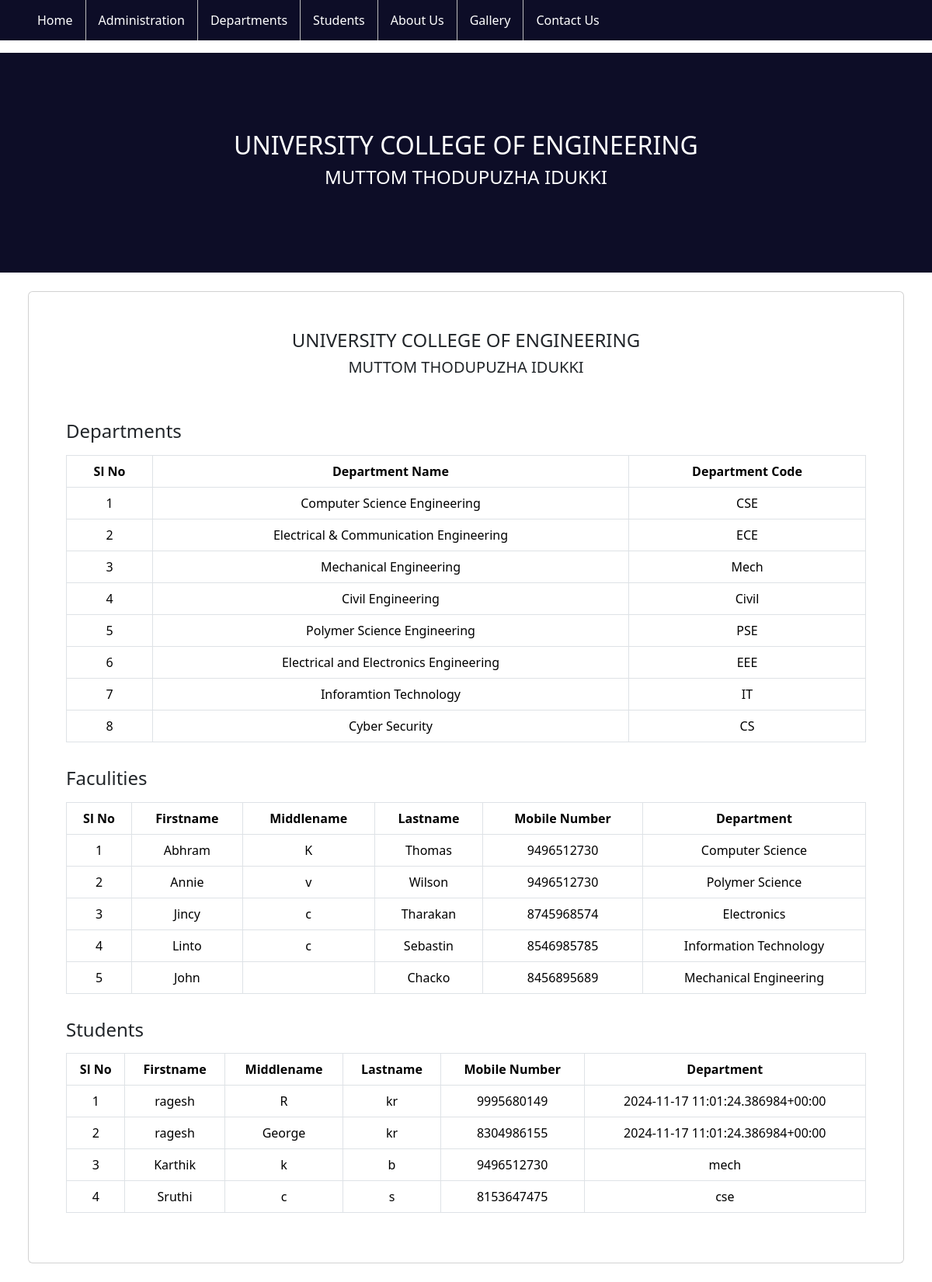
The app's page /aboutus with its own data.
### school/models.py (models this page shows)
class departments(models.Model):
    depname = models.CharField(max_length = 255)
    depcode = models.CharField(max_length = 255)

class teachers(models.Model):
    firstname = models.CharField(max_length = 255)
    lastname = models.CharField(max_length = 255)
    middlename = models.CharField(max_length =255)
    emailid = models.EmailField()
    mobile = models.IntegerField()
    dep = models.CharField(max_length=255)
    photo = models.ImageField(upload_to='teacher_photos/',blank=True,null=True)
    designation = models.CharField(max_length=255)

class students(models.Model):
    firstname = models.CharField(max_length = 255)
    lastname = models.CharField(max_length = 255)
    middlename = models.CharField(max_length = 255)
    housename = models.CharField(max_length = 255,)
    fathername = models.CharField(max_length = 255)
    mobile = models.IntegerField()
    depart = models.CharField(max_length=255)

### school/views.py (the view)
# urls.py: path('aboutus',views.aboutus,name="aboutus"),
def aboutus(request):
   stud = students.objects.all().values()
   teach = teachers.objects.all().values()
   dep = departments.objects.all().values()
   context={
      'students':stud,
      'teachers':teach,
      'dep':dep
   }
   return render(request,'school/aboutus.html',context)

### school/templates/school/aboutus.html (shortened to what this page needs)
{% load static %}
{% include 'school/base.html' %}
<!DOCTYPE html>
<html lang="gr">
<head>
    <link href="https://cdn.jsdelivr.net/npm/bootstrap@5.3.3/dist/css/bootstrap.min.css" rel="stylesheet">
</head>
<body>
    <div class="container-fluid">
        <div class="card p-5 m-4">
            <h4 class="text-center">UNIVERSITY COLLEGE OF ENGINEERING</h4>
            <h5 class="text-center">MUTTOM THODUPUZHA IDUKKI</h5>
            <div class="d-flex  align-items-center mt-5">
                <h4 class="mb-0">Departments</h4>
            </div>
            <div class="table-responsive mt-3">
                <table class="table-bordered w-100 table text-center">
                    <tr class="p-3">
                        <th>Sl No</th>
                        <th>Department Name</th>
                        <th>Department Code</th>
                    </tr>
                    {% for i in dep %}
                    <tr class="p-3">
                        <td>{{forloop.counter}}</td>
                        <td>{{ i.depname }}</td>
                        <td>{{ i.depcode }}</td>
                    </tr>
                    {% endfor %}
                </table>
            </div>
            <div class="d-flex  align-items-center mt-3">
                <h4 class="mb-0">Faculities</h4>
            </div>
            <div class="table-responsive mt-3">
                <table class="table-bordered w-100 table text-center">
                    <tr class="p-3">
                        <th>Sl No</th>
                        <th>Firstname</th>
                        <th>Middlename</th>
                        <th>Lastname</th>
                        <th>Mobile Number</th>
                        <th>Department</th>
                    </tr>
                    {% for i in teachers %}
                    <tr class="p-3">
                        <td>{{forloop.counter}}</td>
                        <td>{{ i.firstname }}</td>
                        <td>{{ i.middlename }}</td>
                        <td>{{ i.lastname }}</td>
                        <td>{{ i.mobile }}</td>
                        <td>{{i.dep}}</td>
                    </tr>
                    {% endfor %}
                </table>
            </div>
            <div class="d-flex  align-items-center mt-3">
                <h4 class="mb-0">Students</h4>
            </div>
            <div class="table-responsive mt-3">
                <table class="table-bordered w-100 table text-center">
                    <tr class="p-3">
                        <th>Sl No</th>
                        <th>Firstname</th>
                        <th>Middlename</th>
                        <th>Lastname</th>
                        <th>Mobile Number</th>
                        <th>Department</th>
                    </tr>
                    {% for i in students %}
                    <tr class="p-3">
                        <td>{{forloop.counter}}</td>
                        <td>{{ i.firstname }}</ld>
                        <td>{{ i.middlename }}</td>
                        <td>{{ i.lastname }}</td>
                        <td>{{ i.mobile }}</td>
                        <td>{{i.depart}}</td>
                    </tr>
                    {% endfor %}
                </table>
            </div>
        </div>
    </div>
</body>
</html>

### records on screen
departments: depname "Computer Science Engineering", depcode "CSE"
departments: depname "Electrical & Communication Engineering", depcode "ECE"
departments: depname "Mechanical Engineering", depcode "Mech"
departments: depname "Civil Engineering", depcode "Civil"
departments: depname "Polymer Science Engineering", depcode "PSE"
departments: depname "Electrical and Electronics Engineering", depcode "EEE"
departments: depname "Inforamtion Technology", depcode "IT"
departments: depname "Cyber Security", depcode "CS"
teachers: firstname "Abhram", middlename "K", lastname "Thomas", mobile "9496512730", dep "Computer Science"
teachers: firstname "Annie", middlename "v", lastname "Wilson", mobile "9496512730", dep "Polymer Science"
teachers: firstname "Jincy", middlename "c", lastname "Tharakan", mobile "8745968574", dep "Electronics"
teachers: firstname "Linto", middlename "c", lastname "Sebastin", mobile "8546985785", dep "Information Technology"
teachers: firstname "John", lastname "Chacko", mobile "8456895689", dep "Mechanical Engineering"
students: firstname "ragesh", middlename "R", lastname "kr", mobile "9995680149", depart "2024-11-17 11:01:24.386984+00:00"
students: firstname "ragesh", middlename "George", lastname "kr", mobile "8304986155", depart "2024-11-17 11:01:24.386984+00:00"
students: firstname "Karthik", middlename "k", lastname "b", mobile "9496512730", depart "mech"
students: firstname "Sruthi", middlename "c", lastname "s", mobile "8153647475", depart "cse"
